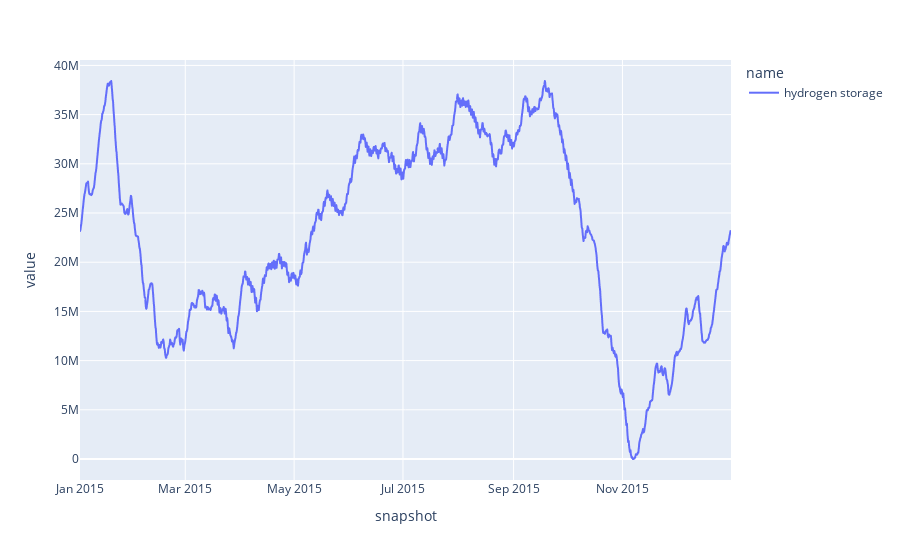

The notebook cell this image was saved under:
### Code cell
n.stores_t.e.plot()

### Figure 1 — Plotly figure (JSON) as saved in the notebook; plotly's stock layout.template omitted (floating-point values rounded to 4 significant figures; data arrays with more than 128 entries replaced by an {"elided": "..."} marker saying what was removed)
{"data": [{"hovertemplate": "name=hydrogen storage<br>snapshot=%{x}<br>value=%{y}<extra></extra>", "legendgroup": "hydrogen storage", "line": {"color": "#636efa", "dash": "solid"}, "marker": {"symbol": "circle"}, "mode": "lines", "name": "hydrogen storage", "showlegend": true, "type": "scattergl", "x": {"elided": "2190 str values"}, "xaxis": "x", "y": {"elided": "2190 float values"}, "yaxis": "y"}], "layout": {"legend": {"title": {"text": "name"}, "tracegroupgap": 0}, "margin": {"t": 60}, "xaxis": {"anchor": "y", "domain": [0, 1], "title": {"text": "snapshot"}}, "yaxis": {"anchor": "x", "domain": [0, 1], "title": {"text": "value"}}}}
